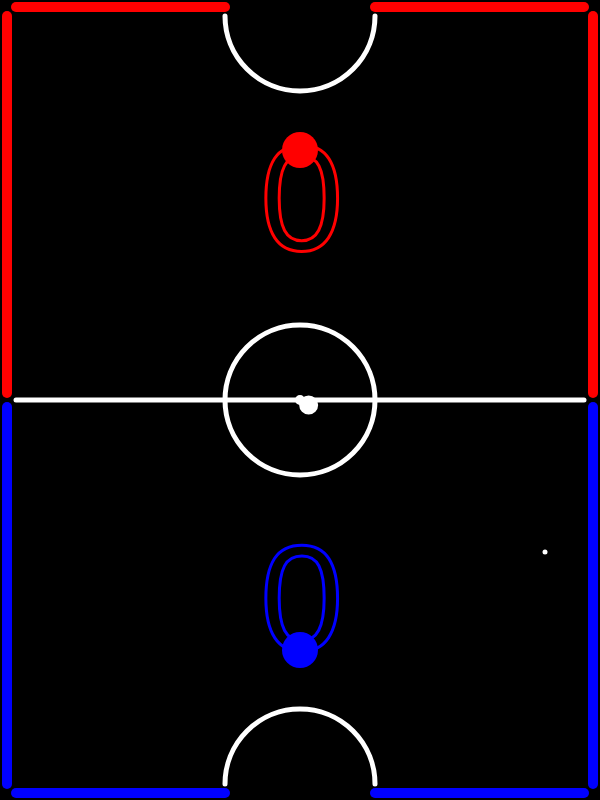
Frame 1 (no input)
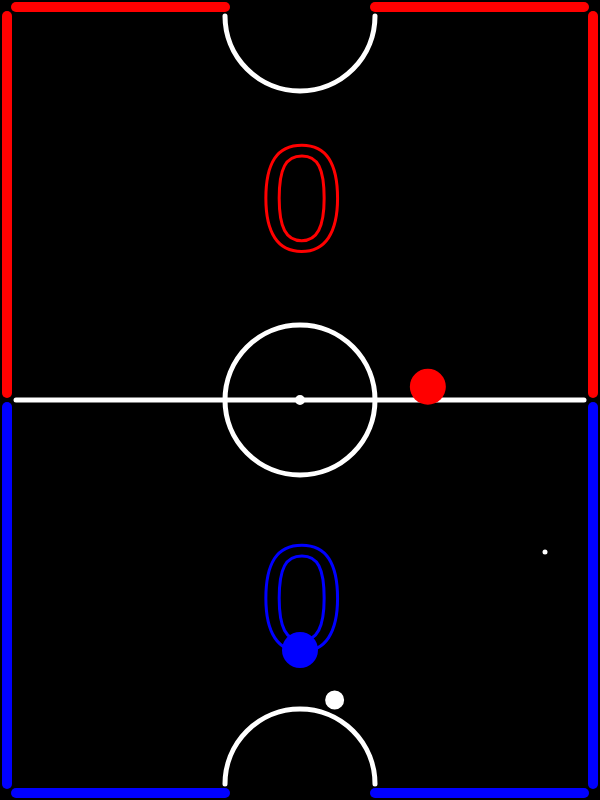
Frame 60 (no input)
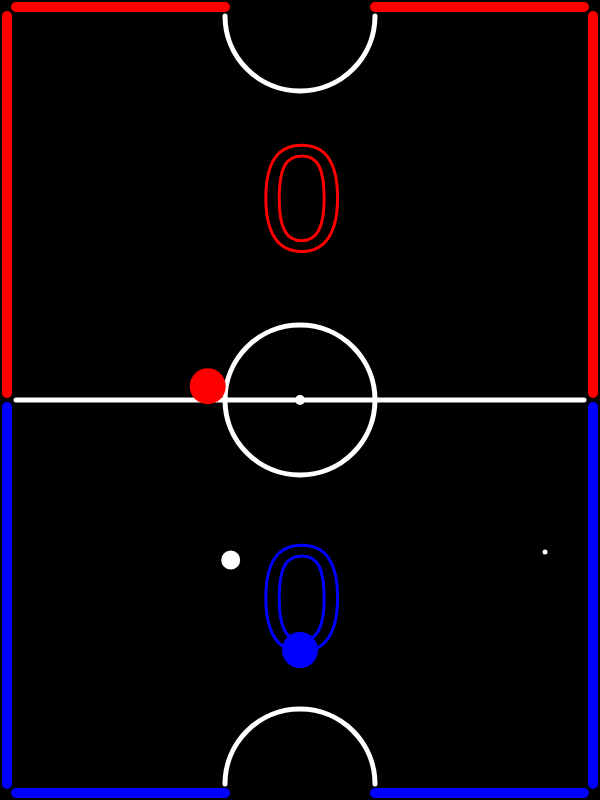
Frame 120 (the mouse pressed at the canvas centre since frame 60)

The p5.js sketch that drew these frames (run headless with seeded random() and noise() and a simulated clock; from frame 60 on, the mouse is pressed at the canvas centre):

// p5.js sketch
// ── sketch.js
// Final Project Code
// Created by Liam Fletcher
// Created on Jan 2022

// Variables
var speed = 10;
var newDirection = 30;
var palletW = 18;
var speedC = 7.5;
var balW = 7;
var pointRed = 0;
var pointBlue = 0;
var maxAantalPunten = 3;
var colorComputer = "red";
var yourColor = "blue";
var colorLines = "white";
var colorBagground = "black";
var colorBal = "white";
var scoreX = 260;
var scoreCY = 250;
var scoreYY = 650;
var scoreGrote = 150;

var Ball = [];
var trace = [];
var tekenX = 1;
var botsen = true;
var compX = 300;
var compY = 150;
var move = true;

function setup() {
  createCanvas(600, 800);
  Ball[0] = new bal(width / 2, height / 2, balW);
  paletX = width / 2;
  paletY = height - 150;
  // frameRate(1000)
  angleMode(DEGREES);
}

function draw() {
  background(colorBagground);

  //   Red lines
  strokeWeight(10);
  stroke(colorComputer);
  line(7, 16, 7, height / 2 - 7);
  line(width - 7, 16, width - 7, height / 2 - 7);
  line(16, 7, width / 2 - 75, 7);
  line(width - 16, 7, width / 2 + 75, 7);

  //   blue lines
  stroke(yourColor);
  line(7, height / 2 + 7, 7, height - 16);
  line(width - 7, height / 2 + 7, width - 7, height - 16);
  line(16, height - 7, width / 2 - 75, height - 7);
  line(width - 16, height - 7, width / 2 + 75, height - 7);

  //   white lines
  noFill();
  stroke(colorLines);
  strokeWeight(5);
  ellipse(width / 2, height / 2, 150);
  ellipse(width / 2, height / 2, 5);
  line(16, height / 2, width - 16, height / 2);
  arc(width / 2, 16, 150, 150, 0, 180, OPEN);
  arc(width / 2, height - 16, 150, 150, 180, 0, OPEN);

  //   pallet player
  if (
    mouseX < width - palletW - 7 &&
    mouseX > palletW + 7 &&
    mouseY > height / 2 + palletW &&
    mouseY < height - palletW - 7
  ) {
    paletX = mouseX;
    paletY = mouseY;
  }
  noStroke();
  fill(yourColor);
  ellipse(paletX, paletY, palletW * 2);

  //   pallet computer
  noStroke();
  fill(colorComputer);
  ellipse(compX, compY, palletW * 2);

  // trace bal, angle
  append(trace, Ball[0].x);
  append(trace, Ball[0].y);
  if (trace.length >= 5) {
    vbp1 = createVector(paletX - Ball[0].x, paletY - Ball[0].y);
    vb1 = createVector(
      trace[0] - trace[trace.length - 2],
      trace[1] - trace[trace.length - 1]
    );
    angle = vbp1.angleBetween(vb1);
    vector = createVector(-1, 0);
    differentA = vbp1.angleBetween(vector);
  }
  //   collide pallet

  if (
    (dist(paletX, paletY, Ball[0].x, Ball[0].y) <= Ball[0].w + palletW) &
    (botsen == true)
  ) {
    if (
      (differentA < 90 && differentA > 0) ||
      (differentA > -180 && differentA < -90)
    ) {
      newDirection = 90 - angle + differentA;
    }
    if (
      (differentA <= 180 && differentA >= 90) ||
      (differentA >= -90 && differentA <= 0)
    ) {
      newDirection = 90 - angle + differentA + 180;
    }

    botsen = false;
    setTimeout(Botsen, 500);
  }

  //collide computer
  if (trace.length >= 5) {
    vcb1 = createVector(compX - Ball[0].x, compY - Ball[0].y);
    vb1 = createVector(
      trace[0] - trace[trace.length - 2],
      trace[1] - trace[trace.length - 1]
    );
    angle = vcb1.angleBetween(vb1);
    vector = createVector(-1, 0);
    differentB = vcb1.angleBetween(vector);
    trace = subset(trace, 2, 4);

    // move pallet computer
    compYB = compY;
    if (
      compX < width - palletW - 7 &&
      compX > palletW + 7 &&
      compY < height / 2 - palletW &&
      compY > palletW + 7 &&
      move == true
    ) {
      compX = compX + speedC * cos(-differentB);
      compY = compY + speedC * sin(-differentB);
    }
    if (compX > width - palletW - 7) {
      compX -= 1;
      compY = compY + speedC * sin(-differentB);
    }
    if (compX < palletW + 7) {
      compX += 1;
      compY = compY + speedC * sin(-differentB);
    }
    if (compY > height / 2 - palletW) {
      compX = compX + speedC * cos(-differentB);
      compY -= 1;
    }
    if (compY < palletW + 7) {
      compX = compX + speedC * cos(-differentB);
      compY += 1;
    }
  }

  if (
    (dist(compX, compY, Ball[0].x, Ball[0].y) <= Ball[0].w + palletW) &
    (botsen == true)
  ) {
    move = false;
    if (
      (differentB < 90 && differentB > 0) ||
      (differentB > -180 && differentB < -90)
    ) {
      newDirection = 90 - angle + differentB;
    }
    if (
      (differentB <= 180 && differentB >= 90) ||
      (differentB >= -90 && differentB <= 0)
    ) {
      newDirection = 90 - angle + differentB + 180;
    }
    botsen = false;
    setTimeout(Botsen, 500);
  }
  if (move == false) {
    setTimeout(bewegen, 500);
  }

  //   ball
  fill(colorBal);
  stroke(colorBal);
  Ball[0].speedX = speed * cos(newDirection);
  Ball[0].speedY = speed * sin(newDirection);
  Ball[0].move();
  Ball[0].show();
  Ball[0].bounce();
  Ball[0].goal();

  //   score
  strokeWeight(3);
  textSize(scoreGrote);
  noFill();
  stroke(yourColor);
  text(pointBlue, scoreX, scoreYY);
  stroke(colorComputer);
  text(pointRed, scoreX, scoreCY);

  // end game
  noStroke();
  if (pointBlue === maxAantalPunten) {
    textSize(50);
    fill(yourColor);
    text("You win!", 70, 200);
    text("press R to restart", 70, 250);
    noLoop();
  }
  if (pointRed === maxAantalPunten) {
    textSize(50);
    fill(colorComputer);
    text("computer wins :(", 70, 200);
    text("press R to restart", 70, 250);
    noLoop();
  }
  stroke(colorLines);
  strokeWeight(5);
  point(545, 552);
}

class bal {
  constructor(x, y, w) {
    this.x = x;
    this.y = y;
    this.w = w;
  }
  move() {
    this.x = this.x + this.speedX;
    this.y = this.y + this.speedY;
  }

  bounce() {
    if (this.x >= width - this.w - 17 || this.x <= this.w + 17) {
      newDirection = 180 - newDirection;
    }

    if (
      (this.y >= height - this.w - 17) & (this.x <= width / 2 - 75) ||
      (this.y >= height - this.w - 17) & (this.x >= width / 2 + 75) ||
      (this.y <= this.w + 17) & (this.x <= width / 2 - 75) ||
      (this.y <= this.w + 17) & (this.x >= width / 2 + 75)
    ) {
      newDirection = -newDirection;
    }
  }

  goal() {
    if (
      (this.y >= height - this.w) &
      (this.x >= width / 2 - 75) &
      (this.x <= width / 2 + 75)
    ) {
      pointRed += 1;
      setTimeout(startPositie, 2000);
      noLoop();
    }

    if (
      (this.y <= this.w) &
      (this.x >= width / 2 - 75) &
      (this.x <= width / 2 + 75)
    ) {
      pointBlue += 1;
      setTimeout(startPositie, 2000);
      noLoop();
    }
  }

  show() {
    ellipse(this.x, this.y, this.w * 2);
  }
}

function Botsen() {
  botsen = true;
}

function startPositie() {
  Ball[0].y = height / 2;
  Ball[0].x = width / 2;
  compX = width / 2;
  compY = 150;
  newDirection = 30;
  loop();
}

function bewegen() {
  move = true;
}

function keyPressed() {
  if (keyCode === 82) {
    pointBlue = 0;
    pointRed = 0;
    newDirection = 30;
    Ball[0].y = height / 2;
    Ball[0].x = width / 2;
    compX = width / 2;
    compY = 150;
    loop();
  }
}

function drawArrow(base, vec, myColor) {
  push();
  stroke(myColor);
  strokeWeight(3);
  fill(myColor);
  translate(base.x, base.y);
  line(0, 0, vec.x, vec.y);
  rotate(vec.heading());
  let arrowSize = 7;
  translate(vec.mag() - arrowSize, 0);
  triangle(0, arrowSize / 2, 0, -arrowSize / 2, arrowSize, 0);
  pop();
}

// ── sketch[1].js
// Variables
var speed = 10
var newDirection = 30
var palletW = 18
var speedC = 7.5
var balW = 7
var pointRed = 0
var pointBlue = 0
var maxAantalPunten = 3
var colorComputer='red'
var yourColor='blue'
var colorLines='white'
var colorBagground='black'
var colorBal='white'
var scoreX = 260
var scoreCY=250
var scoreYY=650
var scoreGrote = 150

var Ball = []
var trace = []
var tekenX = 1
var botsen = true
var compX = 300
var compY = 150
var move = true


function setup() {
  createCanvas(600, 800);
  Ball[0] = new bal(width / 2, height / 2, balW)
  paletX = width / 2
  paletY = height - 150
  // frameRate(1000)
  angleMode(DEGREES)
}
